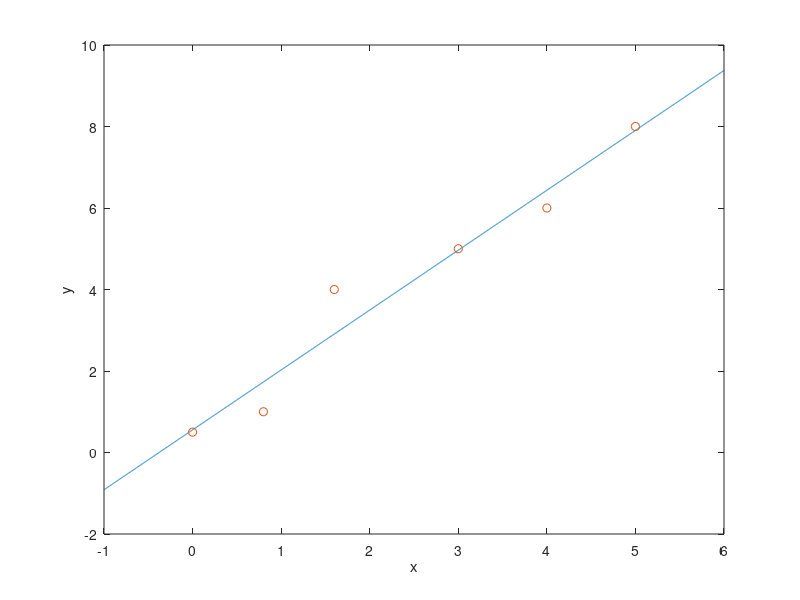

This chart was generated by the following MATLAB code: (Note: this script raises an error after producing the figure.)
data = [0 0.5;0.8 1;1.6 4;3 5;4.0 6;5.0 8];%C1: X, C2: Y

%grouping data as X and Y
x = data(:,1);
x = [ones(size(x,1),size(x,2)) x];
y = data(:,2) ;

%standart LLS, w = (X^TX)^-1X^Td
w = inv(x.'*x)*x.'*y;
fit_x = -1:0.001:6;
fit_y = fit_x*w(2)+w(1);
%display the LLS fit
figure(1)
plot(fit_x,fit_y,x(:,2),y,'o')
xlabel("x")
ylabel("y")
title("LLS Algorithm"+"y="+w(2)+"x+"+w(1))
saveas(gcf,'LLS.png')

%LMS using gradient descent method
%e(n) = d(n)-w^T(n)x(n)
%w(n+1) = w(n)+learningParameter e(n)x(n)
%Learning Rate 0.01
learning = 0.01; %learning rate
wb = [0.2;1]; %randomly selected weights
epochh = 1:100;
avg_e = zeros(size(epochh,2),1); %array to store avg error at each epoch 
for epoch = epochh
    for i = 1:size(x,1)
        e = y(i)-wb.'*x(i,:).';  %error calculation
        fprintf("Epoch %d error %i is %0.4f\n",epoch,i,e);
        avg_e(epoch) =avg_e(epoch) +e^2/2;
        wb = wb+learning*e*x(i,:).'; %weight update based on gradient descent 
    end
    avg_e(epoch) =avg_e(epoch)/4;
end
%display the LMS fit
figure(2)
fitB_x = -1:0.001:6;
fitB_y = fitB_x*wb(2)+wb(1) ;
plot(fitB_x,fitB_y,x(:,2),y,'o')
xlabel("x")
ylabel("y")
title("LMS Algorithm with learning rate= "+learning+" y="+wb(2)+"x+"+wb(1))
saveas(gcf,'LMS.png')

%display the error vs epoch
figure(3)
plot(epochh,avg_e)
title("Average error e^2/2 at the end of each epoch, LR ="+learning)
ylabel("Error 1/2e^2");
xlabel("Epoch")
saveas(gcf,'epoch.png')

%display the LLS-LMS to see the order of difference between each method.
figure(4)
dif_y = fitB_y-fit_y;
dif_w1 = wb(2)-w(2);
dif_b = wb(1) - w(1);
plot(fit_x,dif_y)
title("LMS-LLS for learning rate= "+learning+" y="+dif_w1+"x+"+dif_b)
saveas(gcf,'Difference.png')